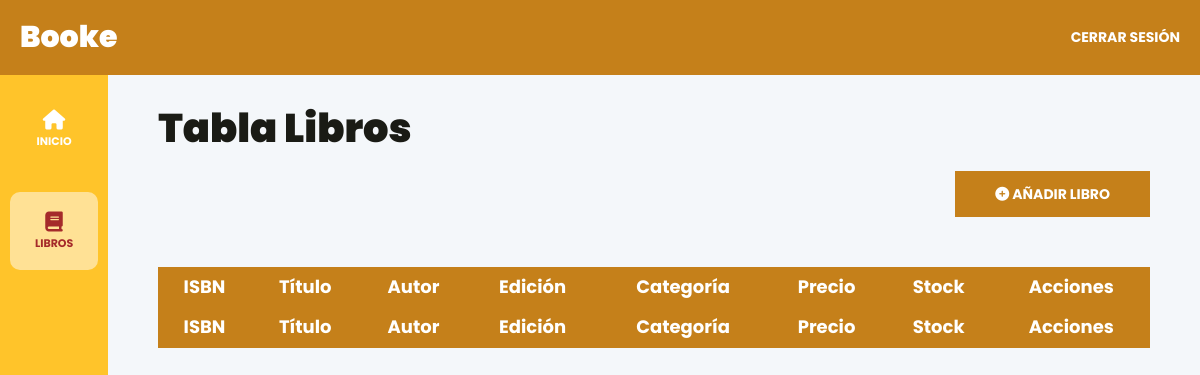
Page /librosAdmin.php on the earlier database version.
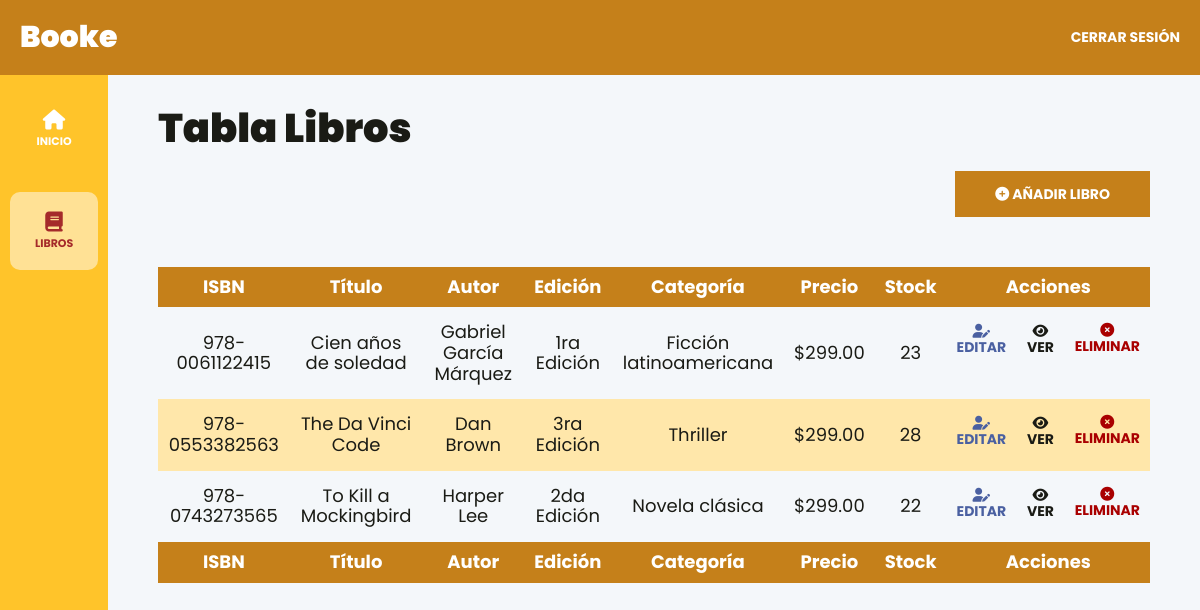
Same page on the later database version.
### tables this page shows
CREATE TABLE `books` (
  `id` int NOT NULL AUTO_INCREMENT,
  `bookIsbn` varchar(45) DEFAULT NULL,
  `bookTitle` varchar(45) DEFAULT NULL,
  `bookAuthor` varchar(45) DEFAULT NULL,
  `bookEdition` varchar(45) DEFAULT NULL,
  `bookCategory` varchar(45) DEFAULT NULL,
  `bookStock` int DEFAULT NULL,
  `imagen` varchar(45) DEFAULT NULL,
  `bookPrice` decimal(5,2) DEFAULT NULL,
  PRIMARY KEY (`id`)
);

### includes/funciones.php (called while the page is built, shortened)
<?php
function pagina_actual($path){
    return str_contains($_SERVER["REQUEST_URI"] ?? "/", $path) ? true : false;
}

### models/ActiveRecord.php (called while the page is built, shortened)
<?php
class ActiveRecord{
    protected static $db;
    protected static $nombreTabla = "";
    public static function all(){
        $query = "SELECT * FROM " . static::$nombreTabla;
        $resultado = self::consultarSQL($query);
        return $resultado;
    }
    public static function setDB($database){
        self::$db = $database;
    }
    public static function consultarSQL($query){
        $resultado = self::$db->query($query);
        $array = [];
        while($registro = $resultado->fetch_assoc()){
            $array[] = static::crearObjetos($registro);
        }
        return $array;
    }
    public static function crearObjetos($registro){
        $objeto = new static();
        foreach($registro as $key => $value){
            if(property_exists($objeto, $key)){
                $objeto->$key = $value;
            }
        }
        return $objeto;
    }
}

### controllers/BookController/obtenerLibros.php (called while the page is built, shortened)
<?php
function obtenerLibros()
{
    $libros = LibroModel::all();
    return $libros;
}

### librosAdmin.php (the view, shortened to what this page needs)
<?php
    include __DIR__ ."/template/header-admin.php";
    require_once __DIR__ . '/includes/funciones.php';
?>
<div class="dashboard__grid">
    <?php
        include_once __DIR__ .'/template/sidebar-admin.php';
    ?>
    <main class="dashboard__contenido">
        <h1>Tabla Libros</h1>
        <div class="dashboard__contenedor-boton">
            <a class="dashboard__boton" href="crear.php">
                <i class="fa-solid fa-circle-plus"></i>
                Añadir Libro
            </a>
        </div>
        <?php
            require_once __DIR__ . '/controllers/BookController/obtenerLibros.php';
            $libros = obtenerLibros();
        ?>
        <table id="books-table" class="table">
            <thead class="table__thead">
                <tr>
                    <th scope="col" class="table__th">ISBN</th>
                    <th scope="col" class="table__th">Título</th>
                    <th scope="col" class="table__th">Autor</th>
                    <th scope="col" class="table__th">Edición</th>
                    <th scope="col" class="table__th">Categoría</th>
                    <th scope="col" class="table__th">Precio</th>
                    <th scope="col" class="table__th">Stock</th>
                    <th scope="col" class="table__th">Acciones</th>
                </tr>
            </thead>
            <tbody class="table__tbody">
                <?php foreach($libros as $libro){ ?>
                    <tr class="table__tr">
                        <td class="table__td"><?= $libro->bookIsbn?></td>
                        <td class="table__td"><?= $libro->bookTitle?></td>
                        <td class="table__td"><?= $libro->bookAuthor?></td>
                        <td class="table__td"><?= $libro->bookEdition?></td>
                        <td class="table__td"><?= $libro->bookCategory?></td>
                        <td class="table__td">$<?= $libro->bookPrice?></td>
                        <td class="table__td"><?= $libro->bookStock?></td>
                        <td class="table__td--acciones">
                            <a class="table__accion table__accion--editar" href="<?= $GLOBALS["raiz_sitio"] . "editar.php?id=" . $libro->id ?>">
                                <i class="fa-solid fa-user-pen"></i>
                                Editar
                            </a>
                            <button class="table__accion table__accion--ver">
                                <i class="fa-solid fa-eye"></i>
                                Ver
                            </button>
                            <form method="POST" action="./controllers/BookController/eliminarLibro.php" class="table__formulario">
                                <button class="table__accion table__accion--eliminar" type="submit">
                                    <i class="fa-solid fa-circle-xmark"></i>
                                    Eliminar
                                </button>
                            </form>
                        </td>
                    </tr>
                <?php };?>
            </tbody>
            <tfoot class="table__thead">
                <tr>
                    <th scope="col" class="table__th">ISBN</th>
                    <th scope="col" class="table__th">Título</th>
                    <th scope="col" class="table__th">Autor</th>
                    <th scope="col" class="table__th">Edición</th>
                    <th scope="col" class="table__th">Categoría</th>
                    <th scope="col" class="table__th">Precio</th>
                    <th scope="col" class="table__th">Stock</th>
                    <th scope="col" class="table__th">Acciones</th>
                </tr>
            </tfoot>
        </table>
    </main>
</div>
<?php
    include __DIR__ ."/template/footer-admin.php";
?>

### template/header-admin.php (shortened to what this page needs)
<?php
    require_once __DIR__ . '/../includes/funciones.php';
?>
<!DOCTYPE html>
<html lang="en">
<head>
    <link rel="stylesheet" href="https://cdnjs.cloudflare.com/ajax/libs/font-awesome/6.1.2/css/all.min.css" />
    <link href="https://cdn.datatables.net/v/dt/dt-1.13.7/b-2.4.2/b-colvis-2.4.2/r-2.5.0/datatables.min.css" rel="stylesheet">
    <link rel="stylesheet" href="https://cdn.jsdelivr.net/npm/sweetalert2@10.16.3/dist/sweetalert2.min.css">
    <link rel="stylesheet" href="./build/css/app.css">
</head>
<body class="dashboard">
    <header class="dashboard__header">
        <div class="dashboard__header-grid">
            <a href="/">
                <h2 class="dashboard__logo">
                    Booke
                </h2>
            </a>
            <nav class="dashboard__nav">
                <form method="POST" action="/logout" class="dashboard__form">
                    <input type="submit" value="Cerrar Sesión" class="dashboard__submit--logout">
                </form>
            </nav>
        </div>
    </header>

### template/sidebar-admin.php
<aside class="dashboard__sidebar">
    <nav class="dashboard__menu">
        <a href="<?= $GLOBALS["raiz_sitio"] . "admin.php" ?>" class="dashboard__enlace <?php echo pagina_actual("/tienda-libros-app-web/admin.php") ? "dashboard__enlace--actual" : ""; ?>">
            <i class="fa-solid fa-house dashboard__icono"></i>
            <span class="dashboard__menu--texto">
                Inicio
            </span>
        </a>
        <a href="<?= $GLOBALS["raiz_sitio"] . "librosAdmin.php" ?>" class="dashboard__enlace <?php echo pagina_actual("/tienda-libros-app-web/librosAdmin.php") ? "dashboard__enlace--actual" : ""; ?>">
            <i class="fa-solid fa-book dashboard__icono"></i>
            <span class="dashboard__menu--texto">
                Libros
            </span>
        </a>
    </nav>
</aside>

### template/footer-admin.php (shortened to what this page needs)
    </body>
</html>

### build/css/app.css (style rules this page uses)
html { line-height: 1.15; -webkit-text-size-adjust: 100%; }
body { margin: 0; }
main { display: block; }
h1 { font-size: 2em; margin: 0.67em 0; }
a { background-color: transparent; }
button, input, optgroup, select, textarea { font-family: inherit; font-size: 100%; line-height: 1.15; margin: 0; }
button, input { overflow: visible; }
button, select { text-transform: none; }
button, [type=button], [type=reset], [type=submit] { -webkit-appearance: button; }
html { font-size: 62.5%; box-sizing: border-box; height: 100%; }
*, *:before, *:after { box-sizing: inherit; }
body { font-family: "Poppins", sans-serif; font-size: 1.8rem; }
a { text-decoration: none; }
h1, h2, h3 { font-family: "Poppins", sans-serif; font-weight: 900; margin: 2rem 0; }
h1 { font-size: 4rem; }
h2 { font-size: 3.6rem; }
main { color: #1a1b15; font-family: "Poppins", sans-serif; height: 100%; }
.dashboard { height: 100%; display: flex; flex-direction: column; background-color: #f4f7fa; }
.dashboard__header { background-color: #C5801A; padding: 2rem; }
.dashboard__header-grid { display: flex; flex-direction: column; }
@media (min-width: 768px) { .dashboard__header-grid { flex-direction: row; justify-content: space-between; align-items: center; } }
.dashboard__logo { color: #FFFFFF; text-align: center; margin-bottom: 2rem; white-space: nowrap; font-size: clamp(2rem, -0.8rem + 10vw, 3rem); }
@media (min-width: 1024px) { .dashboard__logo { text-align: left; margin: 0; } }
.dashboard__form { display: flex; justify-content: center; }
.dashboard__submit--logout { all: unset; color: #FFFFFF; font-size: 1.4rem; text-transform: uppercase; font-weight: 700; }
.dashboard__grid { display: flex; flex: 1; overflow-y: auto; }
.dashboard__sidebar { background-color: #FFC42A; width: 12rem; }
.dashboard__menu { padding: 1rem; display: flex; flex-direction: column; gap: 2rem; }
.dashboard__enlace { color: #FFFFFF; display: flex; flex-direction: column; align-items: center; margin-top: 0.5rem; padding: 2rem; transition: 300ms background-color ease-in-out, 300ms color ease, 300ms border-radius ease; border-radius: 1rem; }
.dashboard__enlace:hover, .dashboard__enlace--actual { background-color: rgba(255, 255, 255, 0.5); color: brown; }
.dashboard__icono { font-size: 2rem; }
.dashboard__menu--texto { font-size: 1.1rem; text-transform: uppercase; font-weight: 700; margin-top: 0.5rem; }
.dashboard__contenido { padding: 1rem 1rem 3rem 1rem; width: 100%; overflow-y: auto; }
@media (min-width: 768px) { .dashboard__contenido { padding: 1rem 5rem 3rem 5rem; } }
.dashboard__contenedor-boton { margin-bottom: 5rem; }
@media (min-width: 768px) { .dashboard__contenedor-boton { display: flex; justify-content: flex-end; } }
.dashboard__boton { background-color: #C5801A; padding: 1.5rem 4rem; color: #FFFFFF; font-size: 1.8rem; font-weight: 700; border: none; transition-property: background-color; transition-duration: 0.3s; text-align: center; width: 100%; display: inline-block; text-transform: uppercase; font-size: 1.4rem; }
@media (min-width: 768px) { .dashboard__boton { width: auto; } }
.table { width: 100%; border-collapse: collapse; }
.table__thead { background-color: #C5801A; color: #FFFFFF; }
.table__th { padding: 1rem; text-align: center; }
.table__tr { text-align: center; }
.table__tr:nth-of-type(even) { background-color: #ffe7aa; }
.table__td, .table__td--acciones { padding: 1.5rem 1rem; }
.table__td--acciones { display: flex; justify-content: flex-end; align-items: center; gap: 2rem; }
.table__accion { all: unset; text-transform: uppercase; font-size: 1.4rem; font-weight: 700; }
.table__accion--editar { color: #4A60A1; }
.table__accion--eliminar { color: rgb(169, 0, 0); }

Differences in the rows shown:
added books: bookIsbn "978-0061122415", bookTitle "Cien años de soledad", bookAuthor "Gabriel García Márquez", bookEdition "1ra Edición", bookCategory "Ficción latinoamericana", bookPrice "299.00", bookStock "23"
added books: bookIsbn "978-0553382563", bookTitle "The Da Vinci Code", bookAuthor "Dan Brown", bookEdition "3ra Edición", bookCategory "Thriller", bookPrice "299.00", bookStock "28"
added books: bookIsbn "978-0743273565", bookTitle "To Kill a Mockingbird", bookAuthor "Harper Lee", bookEdition "2da Edición", bookCategory "Novela clásica", bookPrice "299.00", bookStock "22"
